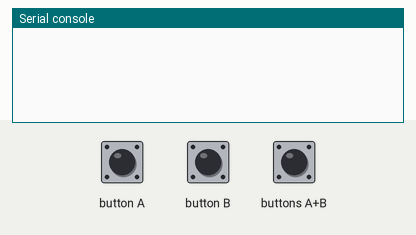
Simulated run of this program. Board: BBC micro:bit running MicroPython. Parts: the last lines printed to the serial console. The inputs (shaded band) are chosen by the test bench. No radio messages arrive unless stated (any console line starting 'radio sent:' is added by the test bench).

Above: at 1.2 s.
1.3 s: button A pressed for 0.15 s
At 2.5 s:
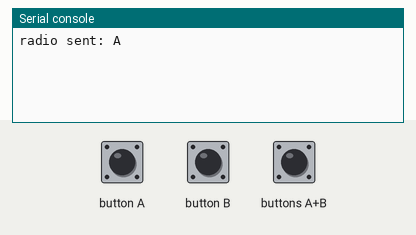
2.9 s: button B pressed for 0.15 s
At 3.8 s:
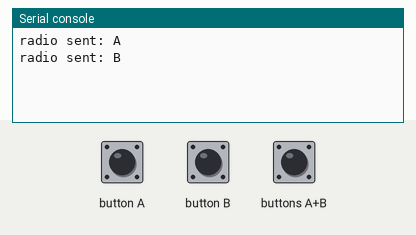
4.5 s: buttons A+B pressed for 1 s
At 5.18 s:
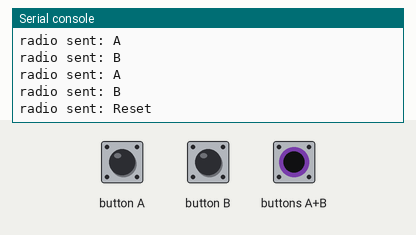

The program:

Remote_Microbit.py
```python
from microbit import *
import radio

radio.on()

while True:
    if button_a.is_pressed():
        radio.send("A")
        sleep(250)
    if button_b.is_pressed():
        radio.send("B")
        sleep(250)
    if button_a.is_pressed() and button_b.is_pressed():
        radio.send("Reset")
        sleep(250)

    
```

Measured:
- after the input at 1.3 s, the serial console: prints a new line at once (image 1)
- after the input at 2.9 s, the serial console: prints a new line at once (image 2)
- after the input at 4.5 s, the serial console: prints a new line at once (image 3)
